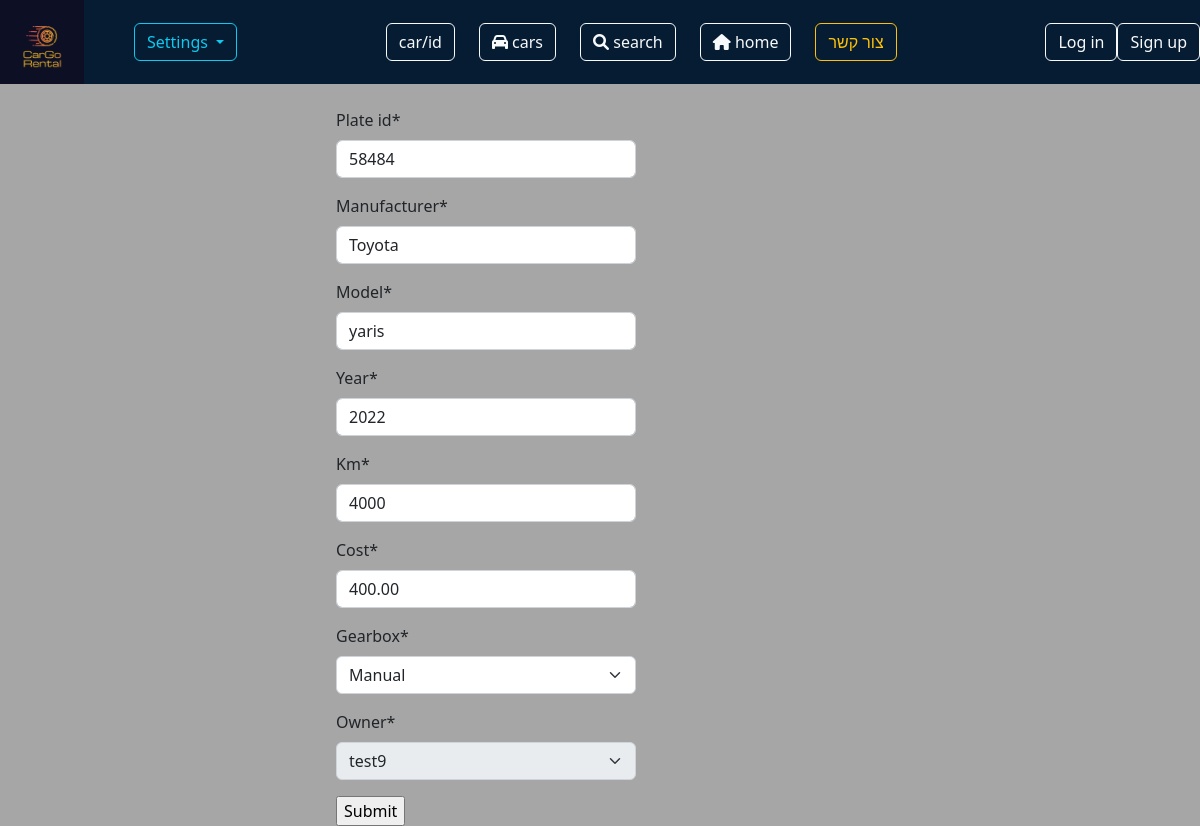
Page /testupdate/26 on the committed database.
### my_app/models.py (models this page shows, shortened)
class Car(models.Model):
    plate_id = models.CharField(unique=True, max_length=255)
    manufacturer = models.CharField(max_length=255)
    model = models.CharField(max_length=255)
    year = models.PositiveIntegerField()
    km = models.PositiveIntegerField()
    cost = models.DecimalField(max_digits=10, decimal_places=2)
    gearbox = models.CharField(max_length=255)
    owner = models.ForeignKey(Person, on_delete=models.CASCADE)

### my_app/views.py (the view)
# urls.py: path('testupdate/<int:car_id>', views.test_update),
def test_update(request, car_id):
    car = get_object_or_404(Car, id=car_id)
    if request.method == 'POST':
        form = CarForm(request.POST, instance=car)
        form.fields['owner'].disabled = True
        form.initial['owner'] = car.owner
        if form.is_valid():
            form.save()
            return redirect('base')
    else:
        form = CarForm(instance=car)
        form.fields['owner'].disabled = True
        form.initial['owner'] = car.owner
    return render(request=request, template_name='form.html', context={'form': form})

### my_app/forms.py
class CarForm(forms.ModelForm):
    plate_id = forms.CharField(required=True, validators=[RegexValidator(r"^\d{7,9}$", message= "7-9 digits number")])
    cost = forms.FloatField(required=True, min_value=0, max_value=9999)
    manufacturer = forms.CharField(max_length=40, required=True)
    model = forms.CharField(max_length=40, required=True)
    year = forms.IntegerField(min_value=1800, max_value=date.today().year)
    km = forms.IntegerField(min_value=0, max_value=999999)
    gearbox = forms.ChoiceField(choices=[
        ("Automatic", "Automatic"),
        ('Manual', 'Manual'),
        ('Tiptronic', 'Tiptronic'),
    ])
    class Meta:
        model = Car
        fields = '__all__'

### my_app/models.py (called while the page is built)
    def __str__(self):
        return f"{self.username}"

### my_app/templates/form.html (shortened to what this page needs)
{% extends 'base.html' %}
{% load static %}
{% load crispy_forms_tags %}
{% block content %}
<form action="" method="POST" style="width:25%; margin: 0% 0% 0% 28%;">
{{ form | crispy }}
<input type="submit">
</form>
{% endblock content %}

### rows in the picture
Car: plate_id "58484", manufacturer "Toyota", model "yaris", year "2022", km "4000", cost "400.00", gearbox "Manual", owner "test9"
